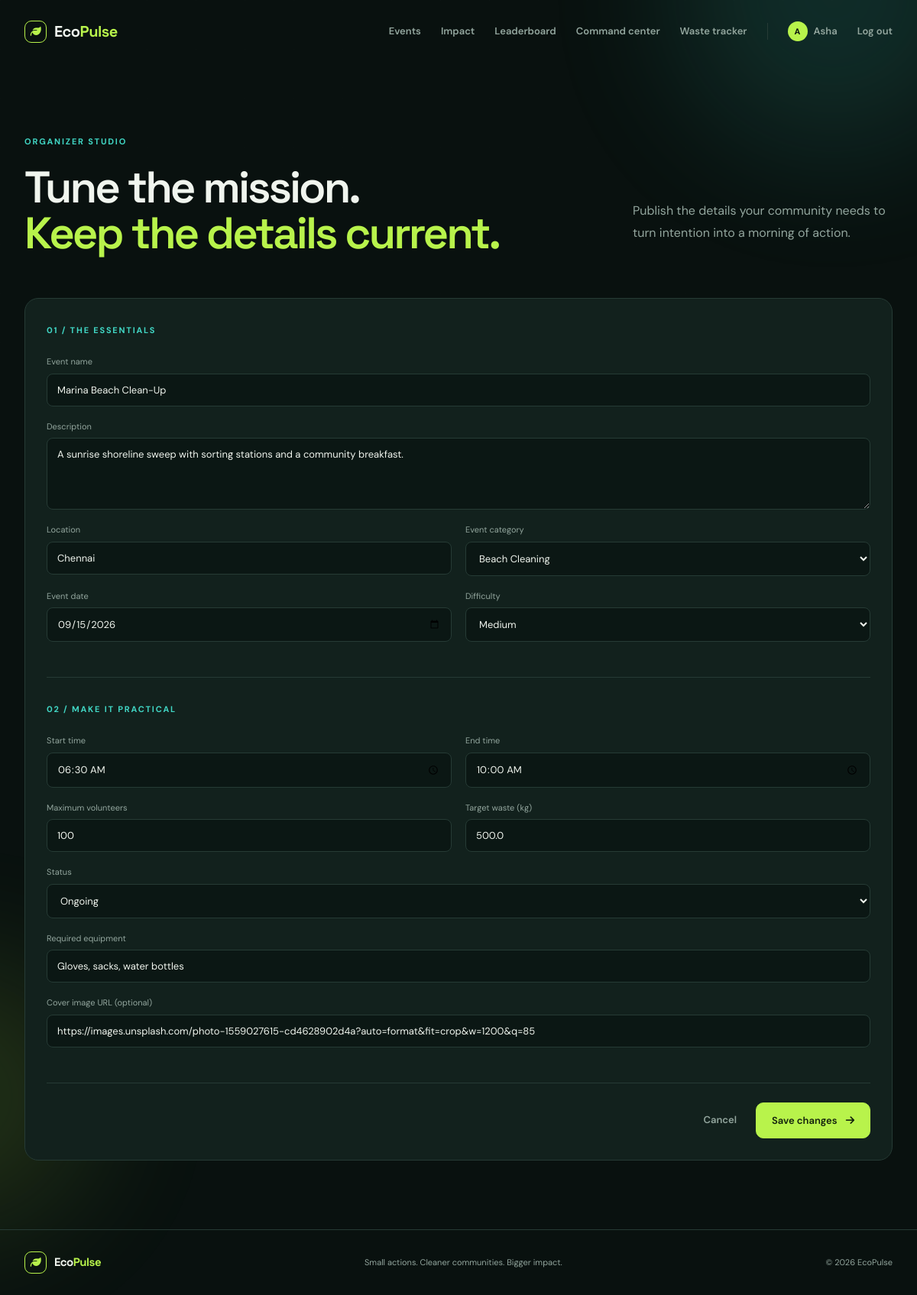
Screenshot of /events/1/edit (signed in) with the database file from the repository.
### tables this page shows
CREATE TABLE users (id INTEGER PRIMARY KEY, name TEXT NOT NULL, email TEXT UNIQUE NOT NULL, phone TEXT, password TEXT NOT NULL, role TEXT NOT NULL DEFAULT 'volunteer', points INTEGER DEFAULT 0, created_at TEXT DEFAULT CURRENT_TIMESTAMP);

CREATE TABLE events (id INTEGER PRIMARY KEY, name TEXT NOT NULL, description TEXT, location TEXT NOT NULL, event_date TEXT NOT NULL, start_time TEXT, end_time TEXT, max_volunteers INTEGER DEFAULT 50, target_waste REAL DEFAULT 100, category TEXT, difficulty TEXT, equipment TEXT, status TEXT DEFAULT 'Upcoming', image TEXT, created_by INTEGER REFERENCES users(id), created_at TEXT DEFAULT CURRENT_TIMESTAMP);

### app.py (the view, shortened to what this page needs)
@app.route('/events/<int:event_id>/edit', methods=['GET', 'POST'])
@admin_required
def edit_event(event_id):
    db = get_db(); event = db.execute('SELECT * FROM events WHERE id=?', (event_id,)).fetchone()
    if not event: abort(404)
    return render_template('create_event.html', event=event, editing=True)

### app.py (called while the page is built)
def get_db():
    if 'db' not in g:
        g.db = sqlite3.connect(app.config['DATABASE'])
        g.db.row_factory = sqlite3.Row
        g.db.execute('PRAGMA foreign_keys = ON')
    return g.db

def current_user():
    if 'user_id' not in session:
        return None
    return get_db().execute('SELECT * FROM users WHERE id=?', (session['user_id'],)).fetchone()

@app.context_processor
def inject_globals():
    return {'current_user': current_user(), 'categories': CATEGORIES, 'year': datetime.now().year}

def admin_required(view):
    @wraps(view)
    def wrapped(*args, **kwargs):
        user = current_user()
        if not user or user['role'] != 'admin':
            abort(403)
        return view(*args, **kwargs)
    return wrapped

### templates/create_event.html
{% extends 'base.html' %}{% block title %}{{ 'Edit Event' if editing else 'Create Event' }}{% endblock %}{% block content %}<section class="page-head wrap"><div><span class="section-kicker">Organizer studio</span><h1>{{ 'Tune the mission.' if editing else 'Give your next clean-up' }}<br><em>{{ 'Keep the details current.' if editing else 'a place to grow.' }}</em></h1></div><p>Publish the details your community needs to turn intention into a morning of action.</p></section><section class="wrap form-layout"><form class="form-panel" method="post"><div class="form-section"><span class="section-kicker">01 / The essentials</span><div class="form-grid"><label class="span-2">Event name<input name="name" required value="{{ event.name if event else '' }}" placeholder="e.g. Marina Beach Clean-Up"></label><label class="span-2">Description<textarea name="description" rows="4" placeholder="What will your community accomplish together?">{{ event.description if event else '' }}</textarea></label><label>Location<input name="location" required value="{{ event.location if event else '' }}" placeholder="City or landmark"></label><label>Event category<select name="category">{% for item in ['Beach Cleaning','Park Cleaning','Road Cleaning','River Cleaning','Plastic Collection','Recycling Drive'] %}<option {% if event and event.category == item %}selected{% endif %}>{{ item }}</option>{% endfor %}</select></label><label>Event date<input type="date" name="event_date" required value="{{ event.event_date if event else '' }}"></label><label>Difficulty<select name="difficulty">{% for item in ['Easy','Medium','Hard'] %}<option {% if event and event.difficulty == item %}selected{% endif %}>{{ item }}</option>{% endfor %}</select></label></div></div><div class="form-section"><span class="section-kicker">02 / Make it practical</span><div class="form-grid"><label>Start time<input type="time" name="start_time" value="{{ event.start_time if event else '07:00' }}"></label><label>End time<input type="time" name="end_time" value="{{ event.end_time if event else '10:00' }}"></label><label>Maximum volunteers<input type="number" name="max_volunteers" value="{{ event.max_volunteers if event else 50 }}" min="1"></label><label>Target waste (kg)<input type="number" name="target_waste" value="{{ event.target_waste if event else 250 }}" min="1"></label><label class="span-2">Status<select name="status"><option {% if event and event.status == 'Upcoming' %}selected{% endif %}>Upcoming</option><option {% if event and event.status == 'Ongoing' %}selected{% endif %}>Ongoing</option><option {% if event and event.status == 'Completed' %}selected{% endif %}>Completed</option></select></label><label class="span-2">Required equipment<input name="equipment" value="{{ event.equipment if event else '' }}" placeholder="Gloves, sacks, water bottles"></label><label class="span-2">Cover image URL <span class="muted">(optional)</span><input name="image" value="{{ event.image if event else '' }}" placeholder="Paste an Unsplash image URL"></label></div></div><div class="form-actions"><a class="text-link" href="{{ url_for('events') }}">Cancel</a><button class="button">{{ 'Save changes' if editing else 'Publish event' }} <i class="fa-solid fa-arrow-right"></i></button></div></form></section>{% endblock %}

### templates/base.html (shortened to what this page needs)
<!doctype html>
<html lang="en">
<head>
  <link rel="stylesheet" href="https://cdnjs.cloudflare.com/ajax/libs/font-awesome/6.7.2/css/all.min.css">
  <link rel="stylesheet" href="{{ url_for('static', filename='css/style.css') }}">
</head>
<body>
<div class="ambient ambient-one"></div><div class="ambient ambient-two"></div>
<nav class="nav"><a class="brand" href="{{ url_for('index') }}"><span class="brand-mark"><i class="fa-solid fa-leaf"></i></span><span>Eco<span class="green">Pulse</span></span></a><button class="nav-toggle" onclick="document.querySelector('.nav-links').classList.toggle('open')"></button><div class="nav-links"><a href="{{ url_for('events') }}">Events</a><a href="{{ url_for('impact') }}">Impact</a><a href="{{ url_for('leaderboard') }}">Leaderboard</a>{% if current_user and current_user.role == 'admin' %}<a href="{{ url_for('dashboard') }}">Command center</a><a href="{{ url_for('waste_tracker') }}">Waste tracker</a>{% endif %}{% if current_user %}<a class="user-chip" href="{{ url_for('profile') }}"><span>{{ current_user.name[0] }}</span>{{ current_user.name.split()[0] }}</a><a class="text-link" href="{{ url_for('logout') }}">Log out</a>{% else %}<a class="text-link" href="{{ url_for('login') }}">Log in</a><a class="button button-small" href="{{ url_for('register') }}">Join the movement <i class="fa-solid fa-arrow-up-right-from-square"></i></a>{% endif %}</div></nav>
<main>{% block content %}{% endblock %}</main>
<footer><div class="brand"><span class="brand-mark"><i class="fa-solid fa-leaf"></i></span><span>Eco<span class="green">Pulse</span></span></div><span>Small actions. Cleaner communities. Bigger impact.</span><span>© {{ year }} EcoPulse</span></footer>
</body></html>

### static/css/style.css (style rules this page uses)
:root { --bg:#09110f;--bg-soft:#0d1916;--panel:#12211d;--panel-2:#172b25;--line:#263b35;--text:#f0f5ee;--muted:#93a69e;--green:#b8f34b;--cyan:#41d7c5;--amber:#f5bd62;--pink:#e68bba;--radius:18px }
* { box-sizing:border-box }
html { scroll-behavior:smooth }
body { margin:0;background:var(--bg);color:var(--text);font-family:'DM Sans',sans-serif;line-height:1.5;overflow-x:hidden }
body:before { content:'';position:fixed;inset:0;pointer-events:none;opacity:.3;background-image:linear-gradient(rgba(255,255,255,.018) 1px,transparent 1px),linear-gradient(90deg,rgba(255,255,255,.018) 1px,transparent 1px);background-size:64px 64px;mask-image:linear-gradient(to bottom,black,transparent 82%);z-index:-1 }
.ambient { position:fixed;border-radius:50%;filter:blur(90px);opacity:.14;z-index:-2 }
.ambient-one { width:420px;height:420px;background:var(--cyan);top:-220px;right:-100px }
.wrap { width:min(1180px,calc(100% - 64px));margin:0 auto }
.green,em { color:var(--green);font-style:normal }
.nav { height:82px;width:min(1280px,calc(100% - 64px));margin:auto;display:flex;align-items:center;justify-content:space-between;position:relative;z-index:5 }
.brand { display:flex;align-items:center;gap:10px;color:var(--text);text-decoration:none;font-family:'Space Grotesk';font-weight:700;font-size:20px;letter-spacing:-.5px }
.brand-mark { display:grid;place-items:center;width:29px;height:29px;border:1px solid var(--green);color:var(--green);border-radius:9px;font-size:14px }
.nav-links { display:flex;align-items:center;gap:26px }
.nav-links a,.text-link { color:var(--muted);text-decoration:none;font-size:13px;font-weight:600;transition:.2s }
.user-chip { display:flex;align-items:center;gap:8px }
.user-chip span,.leader-person span { display:grid;place-items:center;background:var(--green);color:var(--bg);width:26px;height:26px;border-radius:50%;font-size:11px;font-weight:700 }
.button { display:inline-flex;align-items:center;justify-content:center;gap:11px;background:var(--green);color:#12200d;border:1px solid var(--green);padding:14px 20px;border-radius:10px;text-decoration:none;font:600 13px 'DM Sans';cursor:pointer;transition:transform .2s,box-shadow .2s }
.eyebrow,.section-kicker { font-size:11px;text-transform:uppercase;letter-spacing:1.8px;color:var(--cyan);font-weight:700 }
.hero h1,.page-head h1 { font:600 clamp(44px,5vw,72px)/1.03 'Space Grotesk';letter-spacing:-3px;margin:20px 0 }
.page-head { padding:90px 0 55px;display:flex;justify-content:space-between;align-items:end }
.page-head h1 { font-size:58px;margin-bottom:0 }
.page-head>p { max-width:340px;color:var(--muted);line-height:1.8 }
input,select,textarea { width:100%;background:#0b1714;color:var(--text);border:1px solid var(--line);border-radius:8px;padding:12px 13px;font:13px 'DM Sans';outline:none;transition:.2s }
.muted { color:var(--muted) }
.detail-panel,.join-panel,.mini-panel,.form-panel,.chart-panel { background:var(--panel);border:1px solid var(--line);border-radius:var(--radius);padding:28px }
.join-panel label,.form-panel label,.auth-form label { display:block;color:var(--muted);font-size:11px;margin-bottom:15px }
.form-layout { padding-bottom:90px }
.form-section { padding:28px 0;border-bottom:1px solid var(--line) }
.form-section:first-child { padding-top:0 }
.form-grid { display:grid;grid-template-columns:1fr 1fr;gap:0 18px;margin-top:22px }
.form-grid label { margin-bottom:18px }
.form-grid input,.form-grid select,.form-grid textarea { display:block;margin-top:7px }
.span-2 { grid-column:span 2 }
.form-actions { display:flex;justify-content:flex-end;align-items:center;gap:25px;padding-top:25px }
footer { border-top:1px solid var(--line);padding:28px max(32px,calc((100% - 1180px)/2));display:flex;justify-content:space-between;align-items:center;color:var(--muted);font-size:11px }
footer .brand { font-size:15px }

### rows the page displays
users: name "A", name "Asha"
events: name "Marina Beach Clean-Up", description "A sunrise shoreline sweep with sorting stations and a community breakfast.", location "Chennai", category "Beach Cleaning", event_date "09/15/2026", difficulty "Medium", start_time "06:30", end_time "10:00", max_volunteers "100", target_waste "500.0", status "Ongoing", equipment "Gloves, sacks, water bottles", image "https://images.unsplash.com/photo-1559027615-cd4628902d4a?auto=format&fit=crop&w=1200&q=85"

### other values shown
{{ 'Tune the mission.' if editing else 'Give your next clean-up' }} "Tune the mission."
{{ 'Keep the details current.' if editing else 'a place to grow.' }} "Keep the details current."
{{ 'Save changes' if editing else 'Publish event' }} "Save changes"
